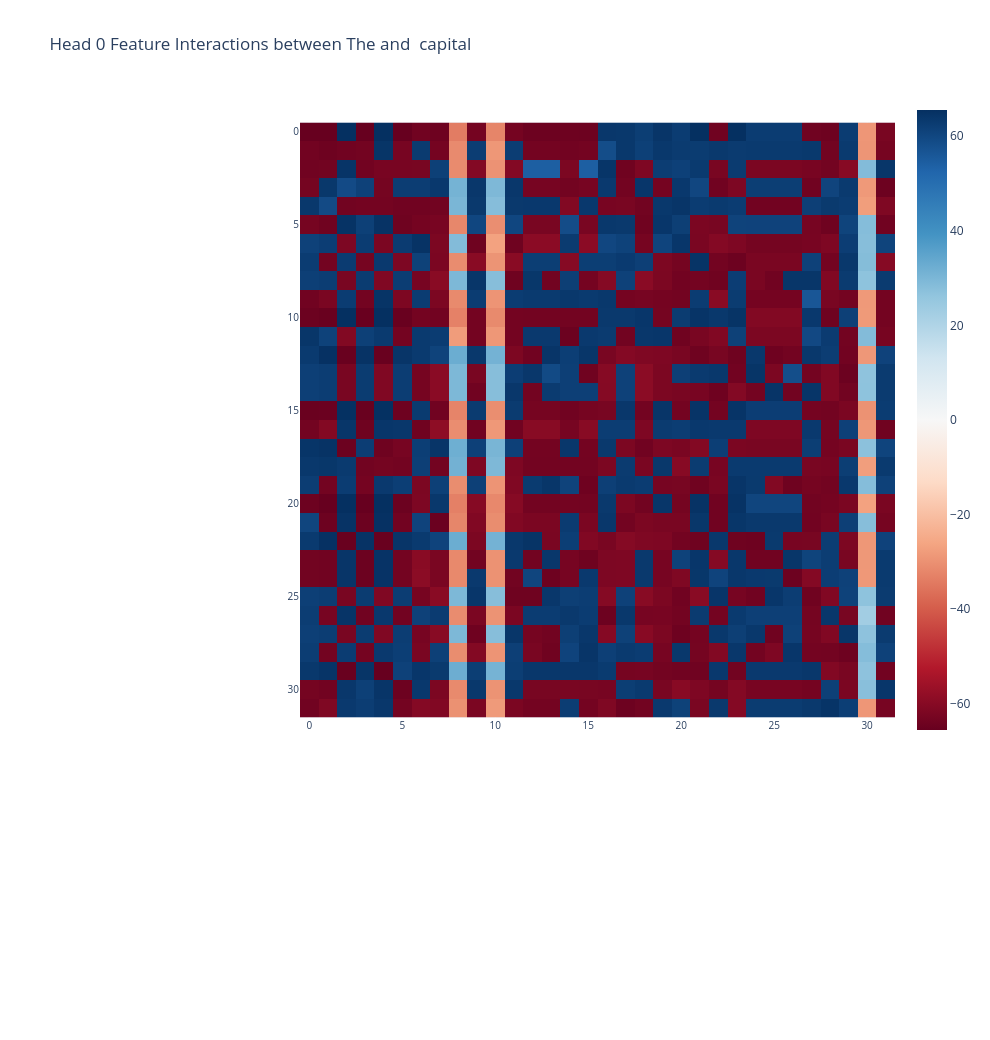
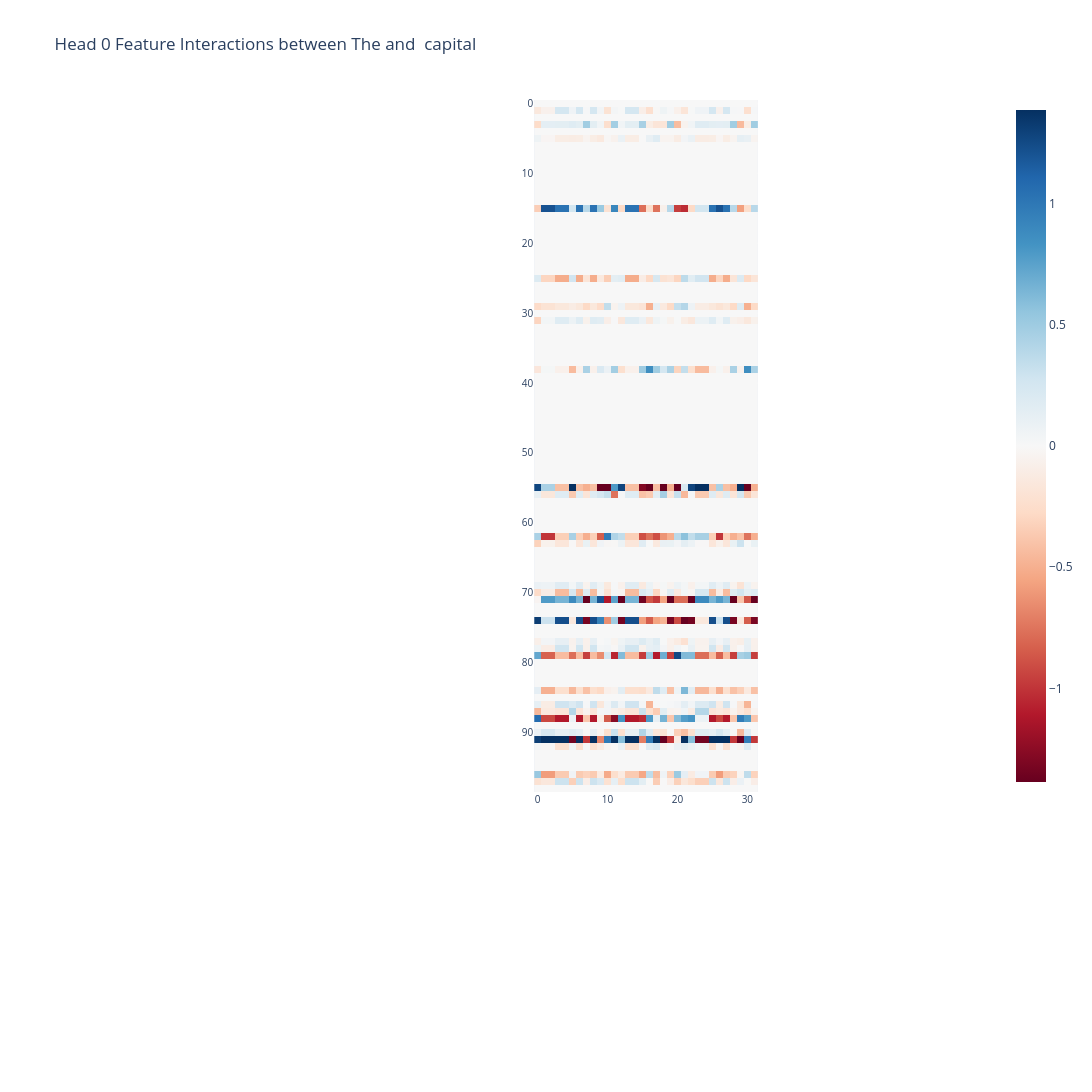

The notebook cell these images were saved under, in order:
### Code cell
#plot_feature_interactions_new(C,U,R,tokens,labels_pruned,i,j,head,numpy=True)
plot_comb_interactions_mod(U,U,U,tokens,labels_pruned,i,j,head,numpy=True)
plot_comb_interactions_mod(C,C,C,tokens,labels_pruned,i,j,head,numpy=True)
plot_comb_interactions_mod(R,R,R,tokens,labels_pruned,i,j,head,numpy=True)

### Figure 1 — Plotly figure (JSON) as saved in the notebook; plotly's stock layout.template omitted (floating-point values rounded to 4 significant figures; data arrays with more than 128 entries replaced by an {"elided": "..."} marker saying what was removed)
{"data": [{"coloraxis": "coloraxis", "hovertemplate": "x: %{x}<br>y: %{y}<br>color: %{z}<extra></extra>", "name": "0", "type": "heatmap", "x": [0, 1, 2, 3, 4, 5, 6, 7, 8, 9, 10, 11, 12, 13, 14, 15, 16, 17, 18, 19, 20, 21, 22, 23, 24, 25, 26, 27, 28, 29, 30, 31], "xaxis": "x", "y": [0, 1, 2, 3, 4, 5, 6, 7, 8, 9, 10, 11, 12, 13, 14, 15, 16, 17, 18, 19, 20, 21, 22, 23, 24, 25, 26, 27, 28, 29, 30, 31], "yaxis": "y", "z": {"elided": "32x32 float values"}}], "layout": {"coloraxis": {"cmax": 65.54, "cmin": -65.54, "colorscale": [[0, "rgb(103,0,31)"], [0.1, "rgb(178,24,43)"], [0.2, "rgb(214,96,77)"], [0.3, "rgb(244,165,130)"], [0.4, "rgb(253,219,199)"], [0.5, "rgb(247,247,247)"], [0.6, "rgb(209,229,240)"], [0.7, "rgb(146,197,222)"], [0.8, "rgb(67,147,195)"], [0.9, "rgb(33,102,172)"], [1, "rgb(5,48,97)"]]}, "height": 1040, "margin": {"b": 300, "l": 300, "r": 50, "t": 100}, "title": {"text": "Head 0 Feature Interactions between The and  capital"}, "width": 990, "xaxis": {"anchor": "y", "automargin": false, "constrain": "domain", "domain": [0, 1], "scaleanchor": "y", "tickfont": {"size": 10}}, "yaxis": {"anchor": "x", "automargin": false, "autorange": "reversed", "constrain": "domain", "domain": [0, 1], "tickfont": {"size": 10}}}}

### Figure 2 — Plotly figure (JSON) as saved in the notebook; plotly's stock layout.template omitted (floating-point values rounded to 4 significant figures; data arrays with more than 128 entries replaced by an {"elided": "..."} marker saying what was removed)
{"data": [{"coloraxis": "coloraxis", "hovertemplate": "x: %{x}<br>y: %{y}<br>color: %{z}<extra></extra>", "name": "0", "type": "heatmap", "x": [0, 1, 2, 3, 4, 5, 6, 7, 8, 9, 10, 11, 12, 13, 14, 15, 16, 17, 18, 19, 20, 21, 22, 23, 24, 25, 26, 27, 28, 29, 30, 31], "xaxis": "x", "y": [0, 1, 2, 3, 4, 5, 6, 7, 8, 9, 10, 11, 12, 13, 14, 15, 16, 17, 18, 19, 20, 21, 22, 23, 24, 25, 26, 27, 28, 29, 30, 31, 32, 33, 34, 35, 36, 37, 38, 39, 40, 41, 42, 43, 44, 45, 46, 47, 48, 49, 50, 51, 52, 53, 54, 55, 56, 57, 58, 59, 60, 61, 62, 63, 64, 65, 66, 67, 68, 69, 70, 71, 72, 73, 74, 75, 76, 77, 78, 79, 80, 81, 82, 83, 84, 85, 86, 87, 88, 89, 90, 91, 92, 93, 94, 95, 96, 97, 98], "yaxis": "y", "z": {"elided": "99x32 float values"}}], "layout": {"coloraxis": {"cmax": 1.385, "cmin": -1.385, "colorscale": [[0, "rgb(103,0,31)"], [0.1, "rgb(178,24,43)"], [0.2, "rgb(214,96,77)"], [0.3, "rgb(244,165,130)"], [0.4, "rgb(253,219,199)"], [0.5, "rgb(247,247,247)"], [0.6, "rgb(209,229,240)"], [0.7, "rgb(146,197,222)"], [0.8, "rgb(67,147,195)"], [0.9, "rgb(33,102,172)"], [1, "rgb(5,48,97)"]]}, "height": 2380, "margin": {"b": 300, "l": 300, "r": 50, "t": 100}, "title": {"text": "Head 0 Feature Interactions between The and  capital"}, "width": 2330, "xaxis": {"anchor": "y", "automargin": false, "constrain": "domain", "domain": [0, 1], "scaleanchor": "y", "tickfont": {"size": 10}}, "yaxis": {"anchor": "x", "automargin": false, "autorange": "reversed", "constrain": "domain", "domain": [0, 1], "tickfont": {"size": 10}}}}
